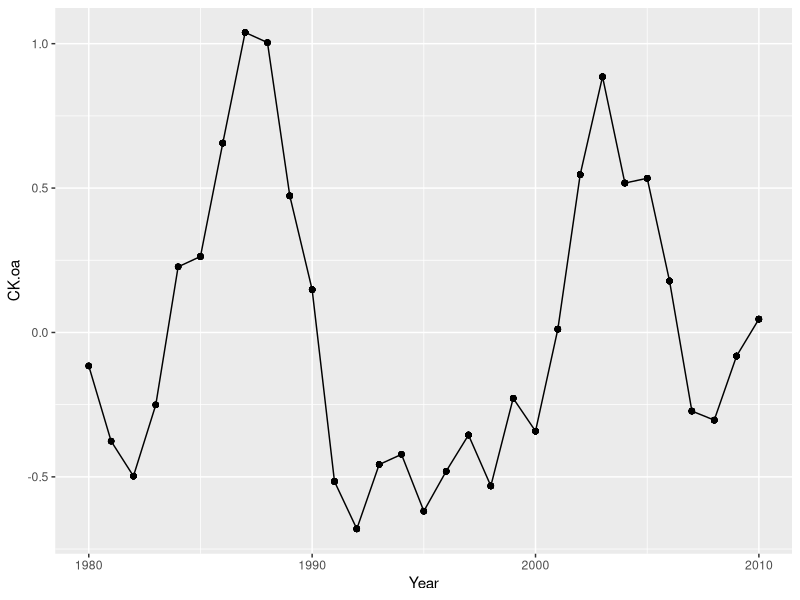
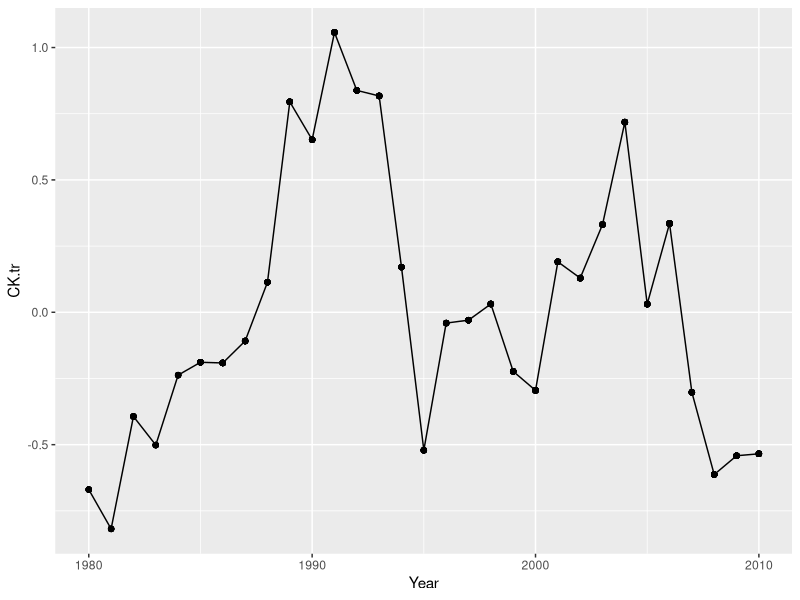
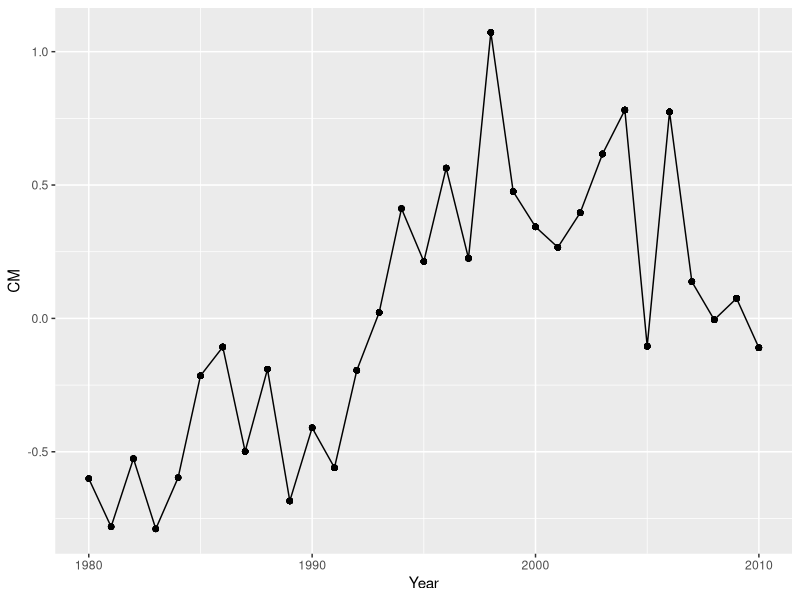
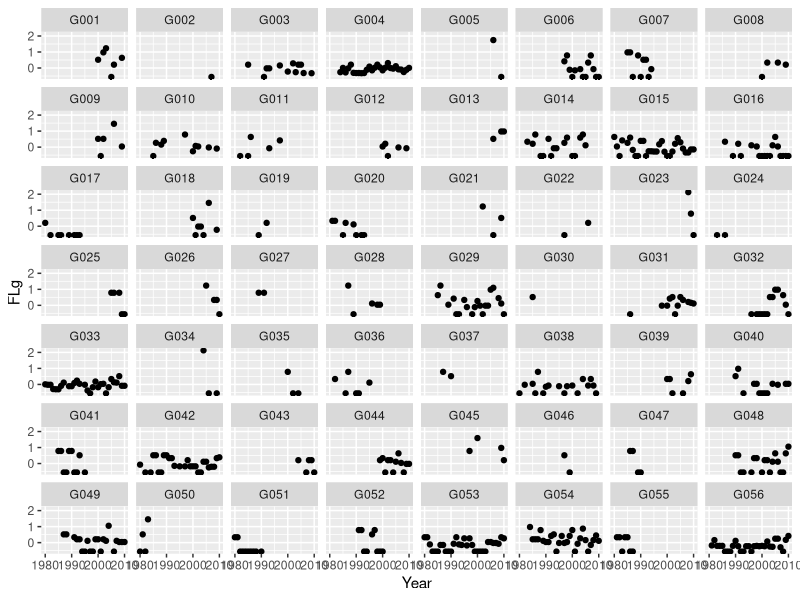
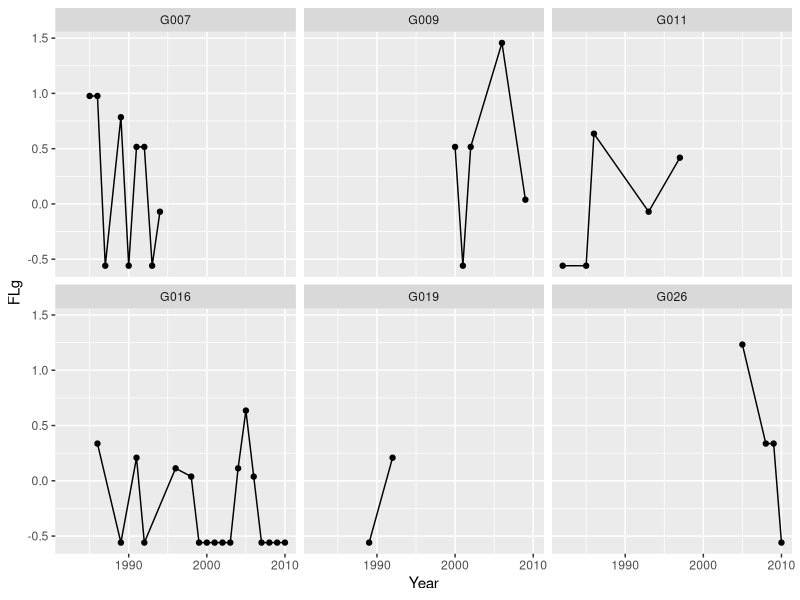
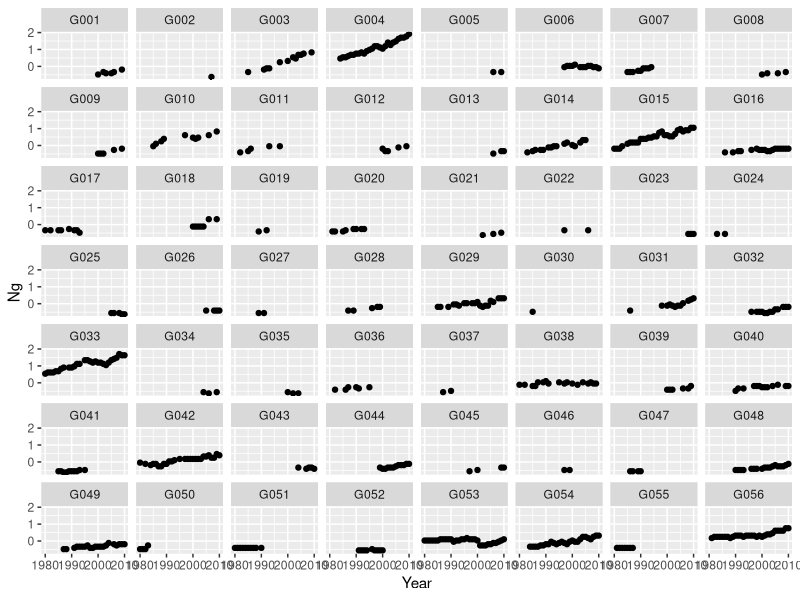
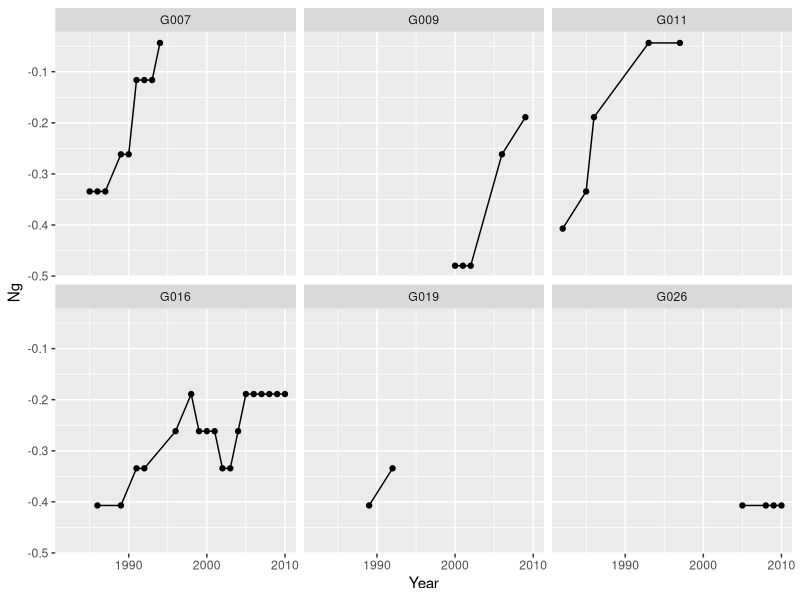
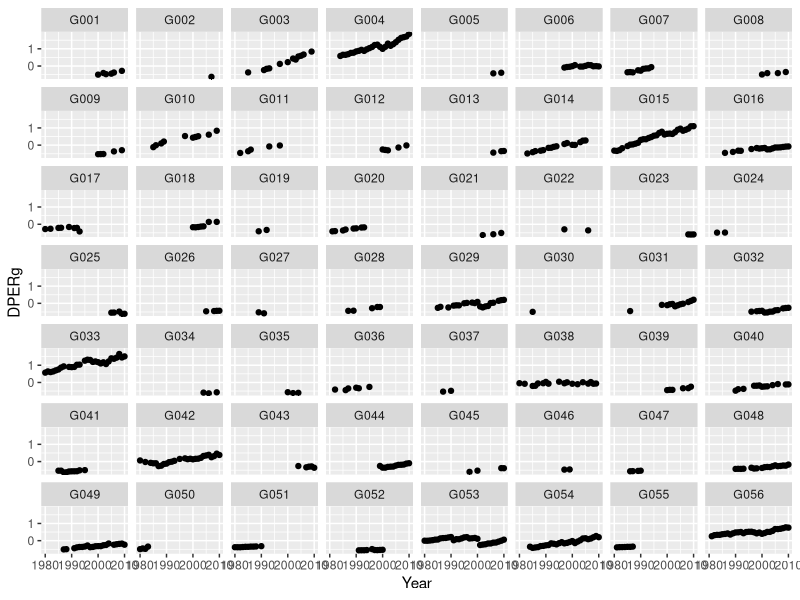

Generate these figures, in order, with R: (Note: this script raises an error after producing the figures.)
## ---- chunk 1
library(here)
library(tidyverse)
library(dplyr)
library(ggfortify)
#library(DMwR)
## ---- chunk 2
#Reading in the Data
library(here)
here()
orca_data<- read.csv(here("stredulinsky2021.csv")) #Kaylie's'/Clara Read in 

## ---- chunk 3
# Exploring
head(orca_data)
glimpse(orca_data)
#okay 25 columns that is a lot.

which(is.na(orca_data))
#no NA's
## ---- chunk 4
#Creating Subset
orca_data_subset <- select(orca_data, Year, Group.ID,
                           CK.oa, CK.tr, CM, DPERg, FLg, FRg, Ng)
                          

head(orca_data_subset)
## ---- chunk 5
#Checking for Na's
which(is.na(orca_data_subset))
#okay so it appears we don't have any missing values. 
## ---- chunk 6
orca_data_sub2 <- orca_data %>%
  select(Year, Group.ID, CK.oa, CK.tr, CM, DPERg, FLg, Ng)

#selecting 6 random groups to look at because 56 is hard to see at once
groups <- sample(1:56, 6, replace = F) #sample 6 random numbers from 1-56
groups <- as.character(groups)
for(i in 1:length(groups)){ #for each number
  if(nchar(groups[i])==1){ #if the number of characters is 1 (1, 2, 3...)
    groups[i] <- paste("G00", groups[i], sep="") #add G00 in front
  }
  else{ #if the number is not 1 (10, 11, 12...)
  groups[i] <- paste("G0", groups[i], sep="") #add G0 in front
  }
}

orca_data_sub2_6 <- orca_data_sub2 %>% #filter for the 6 groups
  filter(Group.ID == groups[1] | Group.ID == groups[2] | Group.ID == groups[3] |
         Group.ID == groups[4] | Group.ID == groups[5] | Group.ID == groups[6])

#Checking number of observations from each group
orca_data_sub2 %>% 
  group_by(Group.ID) %>% 
  tally() %>% 
  arrange(n, desc(n))

#G002, G003 have 1 observation
#G005, G0019, G022, G024, G027, G037, G046 have 2 observations
## ---- chunk 7
#Salmon over time
ggplot(orca_data_sub2, aes(Year, CK.oa))+
  geom_point()+
  geom_line()

ggplot(orca_data_sub2, aes(Year, CK.tr))+
  geom_point()+
  geom_line()

ggplot(orca_data_sub2, aes(Year, CM))+
  geom_point()+
  geom_line()

#Lactating females over time in groups
ggplot(orca_data_sub2, aes(Year, FLg))+
  geom_point()+
  facet_wrap(~Group.ID)

ggplot(orca_data_sub2_6, aes(Year, FLg))+
  geom_point()+
  geom_line()+ #improves readability
  facet_wrap(~Group.ID)


#Number of individuals in groups
ggplot(orca_data_sub2, aes(Year, Ng))+
  geom_point()+
  facet_wrap(~Group.ID)

ggplot(orca_data_sub2_6, aes(Year, Ng))+
  geom_point()+
  geom_line()+
  facet_wrap(~Group.ID)

#pod energetic requirement
ggplot(orca_data_sub2, aes(Year, DPERg))+
  geom_point()+
  facet_wrap(~Group.ID)

ggplot(orca_data_sub2_6, aes(Year, DPERg))+
  geom_point()+
  geom_line()+
  facet_wrap(~Group.ID)
## ---- chunk 8
ggplot(orca_data_sub2, aes(FLg))+
  geom_histogram() #histogram of FLg to assess normality
## ---- chunk 9
# value = x-mean(x) / 2sd(x)
# descale <- function(x, sd){
#   vals <- c()
#   for(i in 1:length(x)){
#     #vals[i] <- (x[i]-mean(x))/(2*sd)
#     vals[i] <- (x[i]+mean(x))*(2*sd)
#   }
#   return(vals)
# }
# 
# 
# unscaledFLg <- descale(orca_data_sub2$FLg, 0.73)
# 
# unscaledData <- orca_data_sub2 %>% 
#   select(FLg) %>% 
#   unscale()

unscaledFLg <- unscale(2*orca_data_sub2$FLg)
unscaledCK.oa <- unscale(2*orca_data_sub2$CK.oa)
## ---- chunk 10
orca_data_sub2 %>% 
  select(CK.oa, Year, Group.ID) %>% 
  plot()
## ---- chunk 11
orca_data_sub2 %>% 
  select(CK.oa) %>% 
  summary() 

hist(orca_data_sub2$CK.oa)
hist(orca_data_sub2$FLg) #Y is not normally distributed Transform to log?
## ---- chunk 12
library(lme4)
library(lmerTest)
CK_FLg_Year<-lmer(FLg~CK.oa+ (1|Year), data = orca_data_sub2, REML= FALSE)
summary (CK_FLg_Year)
## ---- chunk 13
CK_FLg_Year_GroupID<-lmer(FLg~CK.oa + (1|Year) + (1|Group.ID), data = orca_data_sub2, REML= FALSE)
summary(CK_FLg_Year_GroupID)

plot(CK_FLg_Year_GroupID) # I dont know
## ---- chunk 14
# log transforming FLG 
orca_data_sub2$FLg <- log(orca_data_sub2$FLg)

CK_FLg_Year_GroupID_logtransform<-lmer(FLg~CK.oa + (1|Year) + (1|Group.ID), data = orca_data_sub2, REML= FALSE)
#looks better! 
plot(CK_FLg_Year_GroupID_logtransform)

#exponentially transforming FLG
orca_data_sub2$FLg <- exp(orca_data_sub2$FLg)


CK_FLg_Year_GroupID_exptransform<-lmer(FLg~CK.oa + (1|Year) + (1|Group.ID), data = orca_data_sub2, REML= FALSE)
#this also looks somewhat better than the original but I think the log one is a better transformation 
plot(CK_FLg_Year_GroupID_exptransform)
## ---- chunk 15

years_measured<-(c(seq(1980,2010,1)))
years_measured 

#Numbers are in values of Millions of Fish
chum_generator <- function(){
  for (year in years_measured){
    chum_density <- sample(x = seq(0.46,6.17,0.02), replace = T) #choosing a random value betwen the range of 0.46 to 6.17, Replacing is True
    yearly_chum <- data.frame(years_measured, chum_density) #making data frame for each year and with the random density
    print(yearly_chum)
  }
}
  
chum_generator()

#I think we coud add like dnorm too (if we wanted it to be normal)
# also not sure why its not just giving me like 200 values for each year.... so gonna have to fix that rip.
  
  
## ---- chunk 16
# ------------- From Lecture -------------
# power_analysis_function <- function(sample_size){
#   
#   sims <- 1000
#   pvalues <- c()
#   for (i in 1:sims){
#   data <- data_generator(sample_size)
#   model <- glm(disease_status~scale(age), family = binomial, data = data)
#   pvalues[i] <- summary(model)$coefficients[2,4]
#   }
#   
#   power_estimate <- length(which(pvalues < 0.01))/length(pvalues)
#   
#   return(power_estimate)
# }
# 
# sample_sizes <- seq(100,200,10); power_estimates <- c()
# 
# for (i in 1:length(sample_sizes)){
#   power_estimates[i] <- power_analysis_function(sample_size = sample_sizes[i])
# }
# 
# knitr::kable(cbind(n = sample_sizes, power = power_estimates))
